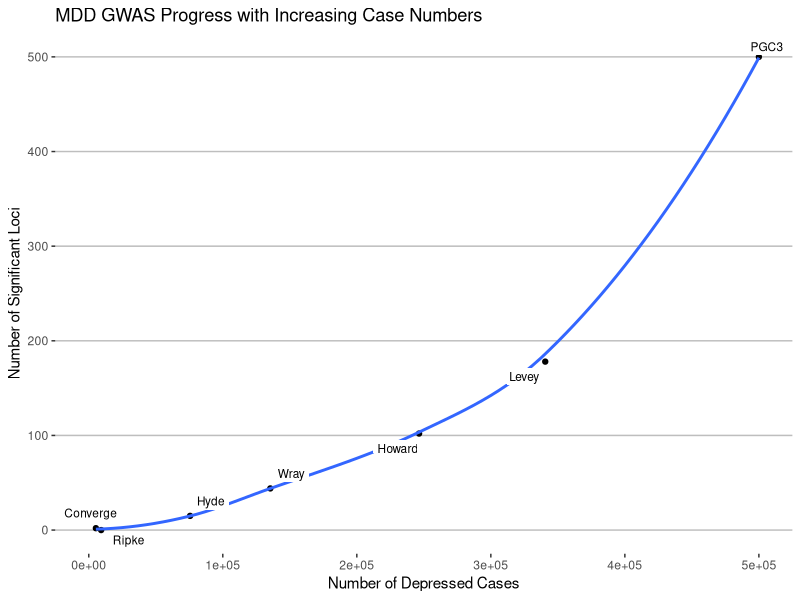
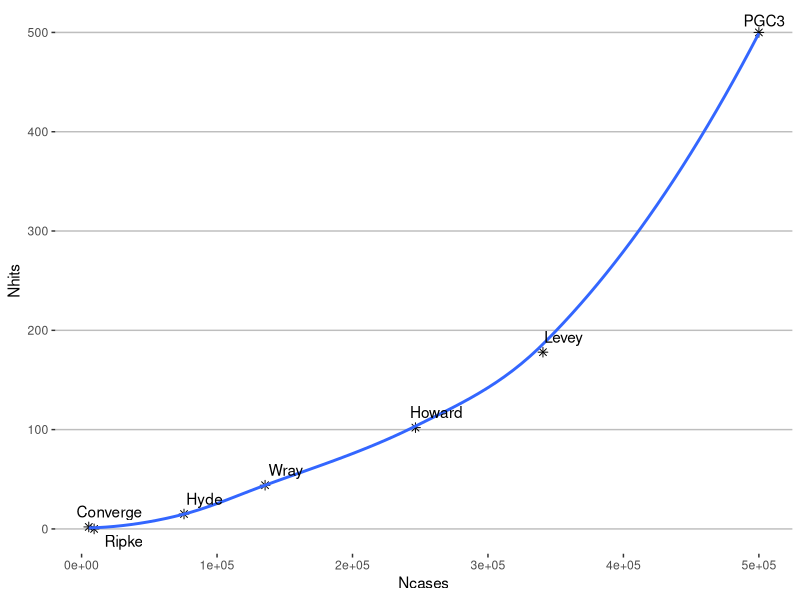

Reproduce these figures in R, in order.
library("tidyverse")
library("readxl")
require("ggrepel")
setwd("/Users/mcintosh/Desktop/")

gwasMDD <- read_excel(path = "MDD-GWAS.xlsx" )

# Progress in psych genetics over time
pdf("MDDGWAS_progress.pdf")
ggplot(gwasMDD, aes(x=Ncases,y=Nhits,label=fauthor)) +
  theme(panel.background = element_rect(fill="white", 
                                        color="white", 
                                        linetype="solid"), 
        panel.grid.major.y = element_line(colour = "grey"), 
        panel.border = element_blank(),
        panel.grid.major = element_blank(),
        panel.grid.minor = element_blank()  ) +
  
  geom_point() +
  geom_smooth(method = "loess", formula = (y~x), se=FALSE) +
  
  geom_label_repel(min.segment.length = 0.5,
                   max.overlaps = Inf,
                   label.size=0,
                   label.padding=0.2,
                   label.r=0.2,
                   size=3) +
coord_cartesian(xlim=c(0,500000), ylim=c(0, 500)) +
  
labs(title = "MDD GWAS Progress with Increasing Case Numbers",
     subtitle=NULL,
     x="Number of Depressed Cases",
     y="Number of Significant Loci")
dev.off()

# Including PGC3
pdf("all.pdf")
ggplot(gwasMDD, aes(x=Ncases,y=Nhits )) +
  theme(panel.background = element_rect(fill="white", 
                                        color="white", 
                                        linetype="solid"), panel.grid.major.y = element_line(colour = "grey"), ) +
  theme(panel.border = element_blank(),
        panel.grid.major = element_blank(),
        panel.grid.minor = element_blank()) +
  scale_fill_brewer(palette="Dark2") +
  geom_point(size=2, shape = 8) +
  geom_smooth(method = "loess", formula = (y~x), se=FALSE) +
  geom_text_repel(aes(label=fauthor), 
                  min.segment.length = unit(0, 'lines'),
                  force=1, 
                  nudge_x = 2,
                  box.padding = unit(0.35, "lines"),
                  point.padding = unit(1.5,'lines'))
dev.off()

